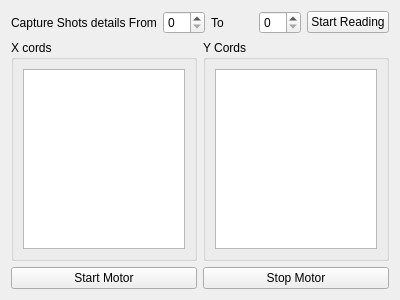
<?xml version="1.0" encoding="UTF-8"?>
<ui version="4.0">
 <class>TachusWidget</class>
 <widget class="QWidget" name="TachusWidget">
  <property name="geometry">
   <rect>
    <x>0</x>
    <y>0</y>
    <width>400</width>
    <height>300</height>
   </rect>
  </property>
  <property name="windowTitle">
   <string>Form</string>
  </property>
  <layout class="QGridLayout" name="gridLayout_3">
   <item row="0" column="0">
    <layout class="QVBoxLayout" name="verticalLayout">
     <item>
      <layout class="QHBoxLayout" name="horizontalLayout">
       <item>
        <widget class="QLabel" name="label">
         <property name="text">
          <string>Capture Shots details From</string>
         </property>
        </widget>
       </item>
       <item>
        <widget class="QSpinBox" name="spinBox"/>
       </item>
       <item>
        <widget class="QLabel" name="label_2">
         <property name="text">
          <string>To</string>
         </property>
        </widget>
       </item>
       <item>
        <widget class="QSpinBox" name="spinBox_2"/>
       </item>
       <item>
        <widget class="QPushButton" name="pushButton">
         <property name="text">
          <string>Start Reading</string>
         </property>
        </widget>
       </item>
      </layout>
     </item>
     <item>
      <layout class="QHBoxLayout" name="horizontalLayout_2">
       <item>
        <widget class="QGroupBox" name="groupBox">
         <property name="title">
          <string>X cords</string>
         </property>
         <layout class="QGridLayout" name="gridLayout">
          <item row="0" column="0">
           <widget class="QListWidget" name="listWidget"/>
          </item>
         </layout>
        </widget>
       </item>
       <item>
        <widget class="QGroupBox" name="groupBox_2">
         <property name="title">
          <string>Y Cords</string>
         </property>
         <layout class="QGridLayout" name="gridLayout_2">
          <item row="0" column="0">
           <widget class="QListWidget" name="listWidget_2"/>
          </item>
         </layout>
        </widget>
       </item>
      </layout>
     </item>
    </layout>
   </item>
   <item row="1" column="0">
    <layout class="QHBoxLayout" name="horizontalLayout_3">
     <item>
      <widget class="QPushButton" name="pushButton_2">
       <property name="text">
        <string>Start Motor</string>
       </property>
      </widget>
     </item>
     <item>
      <widget class="QPushButton" name="pushButton_3">
       <property name="text">
        <string>Stop Motor</string>
       </property>
      </widget>
     </item>
    </layout>
   </item>
  </layout>
 </widget>
 <resources/>
 <connections/>
</ui>
